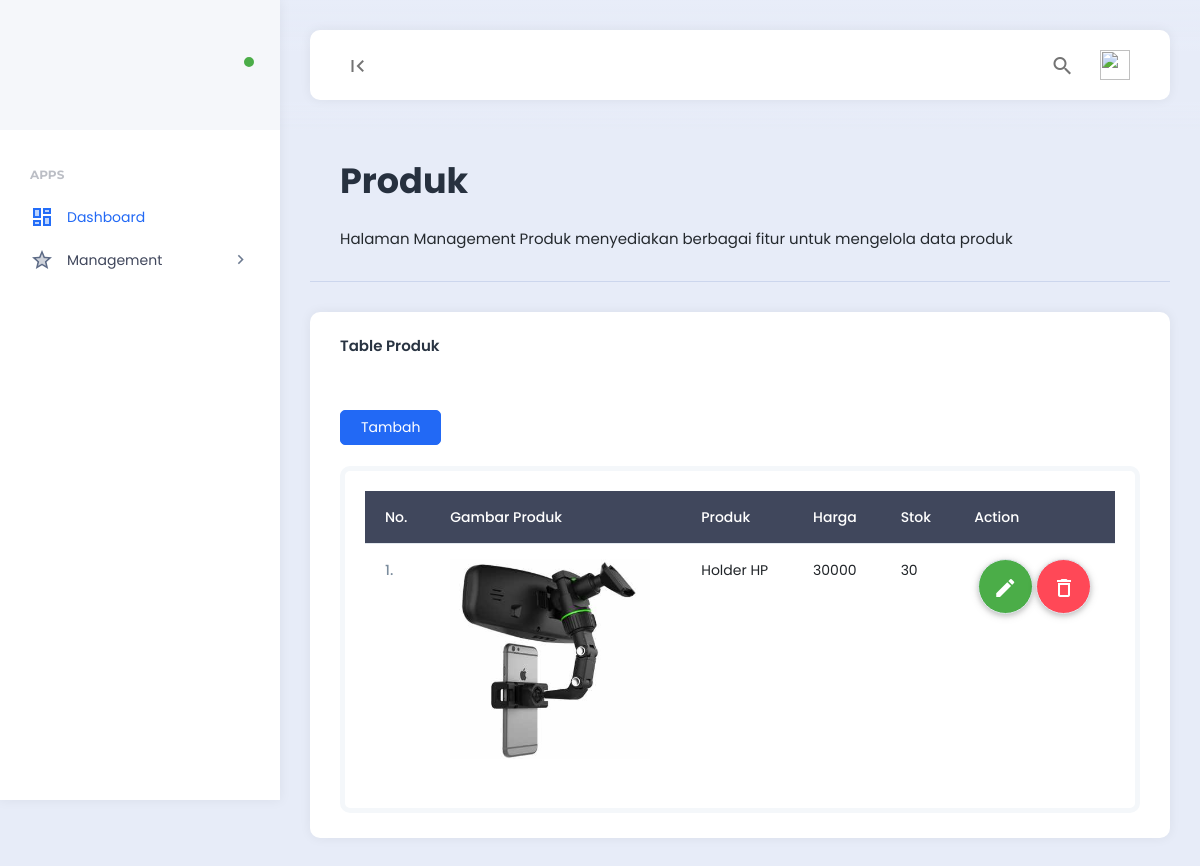
The page /produk (signed in) on the database its author committed.
### tables this page shows
CREATE TABLE `produk` (
  `id` int(11) NOT NULL,
  `id_kategori` int(11) DEFAULT NULL,
  `kode_product` varchar(126) DEFAULT NULL,
  `nama_barang` varchar(256) DEFAULT NULL,
  `harga` int(11) DEFAULT NULL,
  `berat` int(11) DEFAULT NULL,
  `deskripsi` longtext DEFAULT NULL,
  `stok` int(11) DEFAULT NULL,
  `image` varchar(256) DEFAULT NULL,
  `delete_sts` int(11) DEFAULT NULL,
  `created_at` datetime DEFAULT NULL,
  `created_user` varchar(126) DEFAULT NULL,
  `updated_at` datetime DEFAULT NULL,
  `updated_user` varchar(126) DEFAULT NULL
);

### application/modules/produk/controllers/Produk.php (called while the page is built, shortened)
<?php
class Produk extends CI_Controller
{
  public function __construct()
  {
    $this->load->model('Produk_model', 'produkModel');
    $this->load->model('category/Category_model', 'categoryModel');
  }
  public function index()
  {
    $data['title'] = 'Produk';
    $data['data_produk'] = $this->produkModel->getDataProduk()->result_array();
    $data['data_category'] = $this->categoryModel->getDataCategory()->result_array();
    $this->load->view('templates/header/header', $data);
    $this->load->view('produk/produk', $data);
    $this->load->view('templates/footer/footer', $data);
  }
}

### index.php (called while the page is built, shortened)
<?php
require_once BASEPATH.'core/CodeIgniter.php';

### application/third_party/MX/Router.php (called while the page is built, shortened)
<?php (defined('BASEPATH')) or exit('No direct script access allowed');
require dirname(__FILE__) . '/Modules.php';
class MX_Router extends CI_Router
{
	public $module;
	public function fetch_module()
	{
		return $this->module;
	}
	public function locate($segments)
	{
		$ext = $this->config->item('controller_suffix') . EXT;
		list($module, $directory, $controller) = array_pad($segments, 3, NULL);
		foreach (Modules::$locations as $location => $offset) {
			if (is_dir($source = $location . $module . '/controllers/')) {
				$this->module = $module;
				if (is_file($source . ucfirst($module) . $ext)) {
					return $segments;
				}
			}
		}
	}
}

### application/third_party/MX/Modules.php (called while the page is built, shortened)
<?php (defined('BASEPATH')) or exit('No direct script access allowed');
class Modules
{
	public static $routes, $registry, $locations;
	public static function load_file($file, $path, $type = 'other', $result = TRUE)
	{
		$file = str_replace(EXT, '', $file);
		$location = $path . $file . EXT;
		return $result;
	}
	public static function find($file, $module, $base)
	{
		$segments = explode('/', $file);
		$file = array_pop($segments);
		$file_ext = (pathinfo($file, PATHINFO_EXTENSION)) ? $file : $file . EXT;
		$path = ltrim(implode('/', $segments) . '/', '/');
		$module ? $modules[$module] = $path : $modules = array();
		if (!empty($segments)) {
			$modules[array_shift($segments)] = ltrim(implode('/', $segments) . '/', '/');
		}
		foreach (Modules::$locations as $location => $offset) {
			foreach ($modules as $module => $subpath) {
				$fullpath = $location . $module . '/' . $base . $subpath;
				if ($base == 'libraries/' or $base == 'models/') {
					if (is_file($fullpath . ucfirst($file_ext))) return array($fullpath, ucfirst($file));
				} else
					if (is_file($fullpath . $file_ext)) return array($fullpath, $file);
			}
		}
		return array(FALSE, $file);
	}
}

### application/modules/produk/models/Produk_model.php (called while the page is built, shortened)
<?php
class Produk_model extends CI_Model
{
  public function getDataProduk()
  {
    $this->db->select('a.*');
    $this->db->where('delete_sts', 0);
    $this->db->from('produk a');
    $query = $this->db->get();
    return $query;
  }
}

### application/modules/produk/views/produk.php (the view, shortened to what this page needs)
<body>
  <div class="app align-content-stretch d-flex flex-wrap">
    <?= $this->load->view('templates/leftbar/leftbar'); ?>
    <div class="app-container">
      <?= $this->load->view('templates/topbar/topbar'); ?>
      <div class="app-content">
        <div class="content-wrapper">
          <div class="container-fluid">
            <div class="row">
              <div class="col">
                <div class="page-description">
                  <h1>Produk</h1>
                  <span>Halaman Management Produk menyediakan berbagai fitur untuk mengelola data produk</span>
                </div>
              </div>
            </div>
            <div class="row">
              <div class="col-md-12">
                <div class="card">
                  <div class="card-header">
                    <h5 class="card-title">Table Produk</h5>
                  </div>
                  <div class="card-body">
                    <button type="button" class="btn btn-primary mb-4" data-bs-toggle="modal" data-bs-target="#tambahModal">Tambah</button>
                    <div class="example-container">
                      <div class="example-content">
                        <table class="table">
                          <thead class="table-dark">
                            <tr>
                              <th scope="col">No.</th>
                              <th scope="col">Gambar Produk</th>
                              <th scope="col">Produk</th>
                              <th scope="col">Harga</th>
                              <th scope="col">Stok</th>
                              <th scope="col">Action</th>
                            </tr>
                          </thead>
                          <tbody>
                            <?php $no = 1; ?>
                            <?php foreach ($data_produk as $produk) : ?>
                              <tr>
                                <th scope="row"><?= $no; ?>.</th>
                                <td>
                                  <img id="preview_logo" src="<?= base_url('assets/img/barang/' . $produk['image']) ?>" width="200">
                                </td>
                                <td>
                                  <?= $produk['nama_barang'] ?>
                                </td>
                                <td>
                                  <?= $produk['harga'] ?>
                                </td>
                                <td>
                                  <?= $produk['stok'] ?>
                                </td>
                                <td class="text-center">
                                  <button type="button" class="btn btn-sm btn-success btn-burger" data-bs-toggle="modal" data-bs-target="#modalEdit<?php echo $produk['id']; ?>"><i class="material-icons">edit</i></button>
                                  <button type="button" name="btnHapusData" class="btn btn-sm btn-danger btn-burger"><i class="material-icons">delete_outline</i></button>
                                </td>
                              </tr>
                              <?php $no++; ?>
                            <?php endforeach; ?>
                          </tbody>
                        </table>
                      </div>
                    </div>
                  </div>
                </div>
              </div>
            </div>
          </div>
        </div>
      </div>
    </div>
  </div>

### rows shown on the page
produk: image (picture), nama_barang "Holder HP", harga "30000", stok "30"
